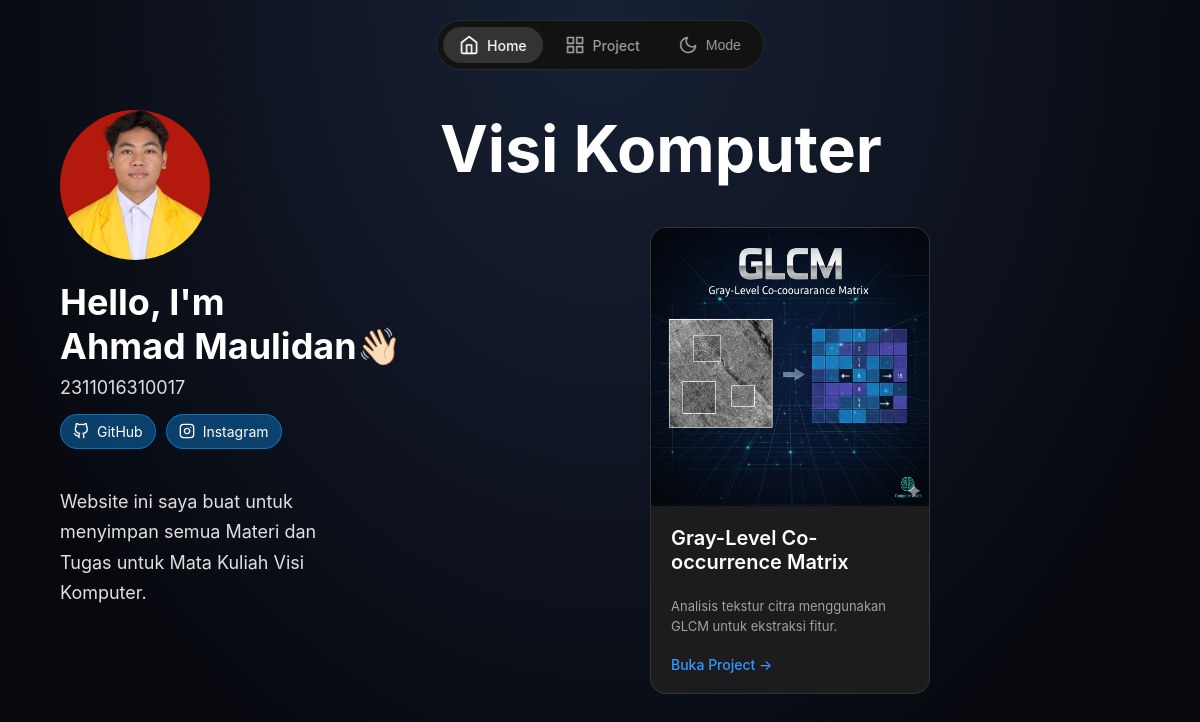
The page / on the database its author committed.
### app.py (models this page shows)
class Task(db.Model):
    id = db.Column(db.Integer, primary_key=True)
    title = db.Column(db.String(100), nullable=False)
    thumbnail = db.Column(db.String(100), nullable=True)
    description = db.Column(db.Text, nullable=False)
    content = db.Column(db.Text, nullable=False)

### app.py (the view)
@app.route('/')
def index():
    tasks = Task.query.all()
    return render_template('index.html', show_sidebar=False, tasks=tasks)

### templates/index.html (shortened to what this page needs)
{% extends 'base.html' %}
{% block content %}
<div class="profile-layout">
    <aside class="profile-sidebar-custom">
        <div class="profile-info">
            <img src="{{ url_for('static', filename='assets/PasFoto.png') }}" alt="Foto Profil Ahmad Maulidan"
                class="profile-picture">
            <h1 class="profile-name">Hello, I'm<br><span style="white-space: nowrap;">Ahmad Maulidan👋🏻</span></h1>
            <p class="profile-id">2311016310017</p>
            <div class="social-links">
                <a href="https://github.com/AhmdMaulidan" target="_blank" class="social-btn">
                    <span>GitHub</span>
                </a>
                <a href="https://www.instagram.com/lienidan/" target="_blank" class="social-btn">
                    <span>Instagram</span>
                </a>
            </div>
            <p class="profile-description">
                Website ini saya buat untuk menyimpan semua Materi dan Tugas untuk Mata Kuliah Visi Komputer.
            </p>
        </div>
    </aside>
    <main class="profile-main">
        <section class="tasks-section">
            <h2>Visi Komputer</h2>
        </section>
        <div class="project-grid">
            {% for task in tasks %}
            <div class="project-card">
                <div class="card-image">
                    <img src="{{ url_for('static', filename=task.thumbnail) }}" alt="{{ task.title }}">
                </div>
                <div class="card-content">
                    <h3 class="card-title">{{ task.title }}</h3>
                    <p class="card-description">{{ task.description }}</p>
                    <div class="card-links">
                        <a href="{{ url_for('task_detail', task_id=task.id) }}" class="card-link">Buka Project →</a>
                    </div>
                </div>
            </div>
            {% else %}
            <p>Belum ada tugas yang ditambahkan.</p>
            {% endfor %}
        </div>
    </main>
</div>
{% endblock %}

### templates/base.html (shortened to what this page needs)
<!DOCTYPE html>
<html lang="id">
<head>
    <link rel="stylesheet" href="{{ url_for('static', filename='style.css') }}">
</head>
<body>
    <nav class="top-nav">
        <a href="{{ url_for('index') }}" class="nav-item {% if not show_sidebar %}active{% endif %}">
            <svg xmlns="http://www.w3.org/2000/svg" width="24" height="24" viewBox="0 0 24 24" fill="none" stroke="currentColor" stroke-width="2" stroke-linecap="round" stroke-linejoin="round"><path d="m3 9 9-7 9 7v11a2 2 0 0 1-2 2H5a2 2 0 0 1-2-2z"></path><polyline points="9 22 9 12 15 12 15 22"></polyline></svg>
            <span>Home</span>
        </a>
        <a href="{{ url_for('tugas') }}" class="nav-item {% if show_sidebar %}active{% endif %}">
            <span>Project</span>
        </a>
        <button class="nav-item theme-toggle">
            <svg xmlns="http://www.w3.org/2000/svg" width="24" height="24" viewBox="0 0 24 24" fill="none" stroke="currentColor" stroke-width="2" stroke-linecap="round" stroke-linejoin="round"><path d="M21 12.79A9 9 0 1 1 11.21 3 7 7 0 0 0 21 12.79z"></path></svg>
            <span>Mode</span>
        </button>
    </nav>
    <div class="wrapper">
        <main class="main-content {% if not show_sidebar %}full-width{% endif %}">
            <article>
                {% block content %}{% endblock %}
            </article>
        </main>
    </div>
</body>
</html>

### rows shown on the page
Task: thumbnail (picture), title "Gray-Level Co-occurrence Matrix", description "Analisis tekstur citra menggunakan GLCM untuk ekstraksi fitur."
